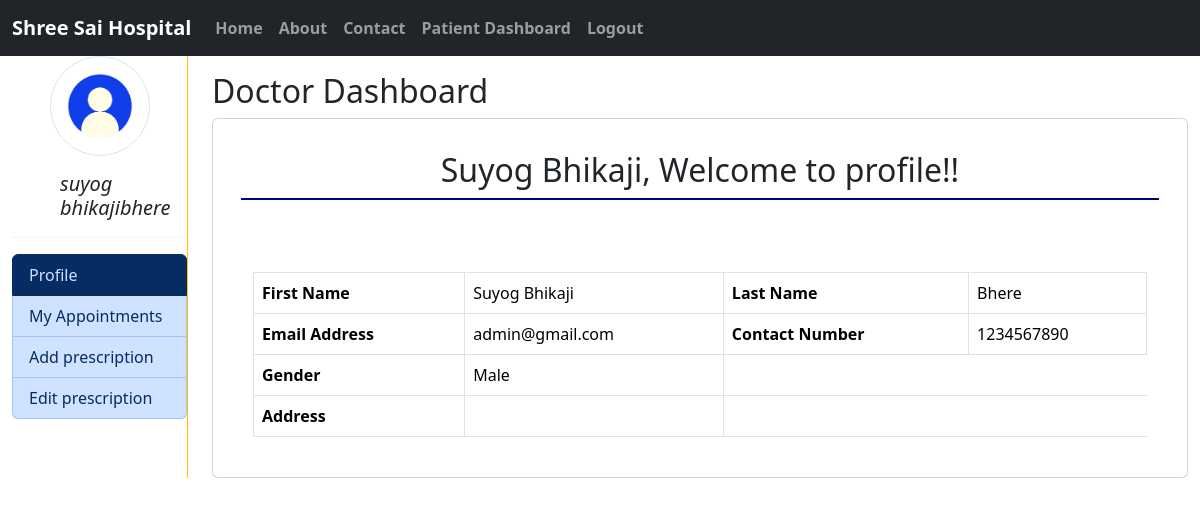
The app's page /hms_doctor/doctor_profile/ (signed in) with its own data.
### hms/models.py (models this page shows, shortened)
class User(AbstractBaseUser,PermissionsMixin):
    first_name= models.CharField(max_length=250)
    last_name= models.CharField(max_length=250)
    email= models.EmailField(unique=True)
    mobile= models.CharField(max_length=10)
    is_active=models.BooleanField(default=True)
    is_staff=models.BooleanField(default=False)
    is_patient=models.BooleanField(default=False)
    is_doctor=models.BooleanField(default=False)
    gender = models.CharField(choices=Gender_choice,max_length=100)
    USERNAME_FIELD = 'email'
    REQUIRED_FIELDS = ['mobile']
    object = CustomUserManager()

class Doctor(models.Model):
    user = models.OneToOneField(User, on_delete=models.CASCADE)
    D_ID = models.AutoField(primary_key=True)
    Department = models.ForeignKey(Department,on_delete=models.CASCADE,null=True)

### hms_doctor/views.py (the view)
# urls.py: path('doctor_profile/', views.Doctor_Profile,name='doctor_profile'),
def Doctor_Profile(request):
    try:
        doctor= Doctor.objects.get(user=request.user)
    except Doctor.DoesNotExist:
        doctor = None
    return render(request, 'hms_doctor/doctor_profile.html',locals())

### hms_doctor/templates/hms_doctor/doctor_profile.html (shortened to what this page needs)
{% extends 'hms_doctor/doctor_index.html' %}
{% load static %}
{% block doctor  %}
<div>
    <h2>Doctor Dashboard</h2>
    <div class="container card">
        <div class="card-body my-2 ">
            {% block DoctorHeading %}
            <h2 class="p-2 text-center" style="border-bottom: 2px solid navy;"> {{doctor.user.first_name}}, Welcome to profile!!</h2>
            {% endblock DoctorHeading %}
        <div class="container mt-5 table-responsive">
            <table class="table table-bordered">
                <tr>
                    <th> First Name</th>
                    <td>{{doctor.user.first_name}}</td>
                    <th> Last Name</th>
                    <td>{{doctor.user.last_name}}</td>
                </tr>
                <br>
                <tr>
                    <th> Email Address</th>
                    <td>{{doctor.user.email}}</td>
                    <th> Contact Number</th>
                    <td>{{doctor.user.mobile}}</td>
                </tr>
                <tr>
                    <th>Gender</th>
                    <td>{{doctor.user.gender}}</td>
                </tr>
                <tr>
                    <th>Address</th>
                    <td>{{doctor.Address}}</td>
                </tr>
            </table>
        </div>
        </div>
    </div>
</div>
{% endblock doctor %}

### hms_doctor/templates/hms_doctor/doctor_sidebar.html (shortened to what this page needs)
{% load static %}
<div class="border-end border-warning h-100">
    <center> <img src="{% static 'hms/images/patient_logo.jpg' %}" alt="wallpaper" width="100" class="img-thumbnail rounded-circle"></center>
    <h5 class="ps-5 mt-3"><em>{{request.user.first_name|lower}}{{request.user.last_name|lower}}</em></h5>
    <hr class="border">
    <div class="list-group">
        <a href="{% url 'doctor_profile' %}" class="list-group-item list-group-item-primary list-group-item-action  {% if request.path == '/hms_doctor/doctor_profile/' %} active {% endif %} ">Profile</a>
        <a href="{% url 'Doctor_My_Appointment' %}" class="list-group-item list-group-item-primary list-group-item-action {% if request.path == '/hms_doctor/My_Appointment/' %} active {% endif %} ">My Appointments</a>
        <a href="{% url 'Add_Prescription' %}" class="list-group-item list-group-item-primary list-group-item-action {% if request.path == '/hms_doctor/Add_Prescription/' %} active {% endif %} ">Add prescription</a>
        <a href="{% url 'Search_Edit_Prescription' %}" class="list-group-item list-group-item-primary list-group-item-action {% if request.path == '/hms_doctor/Search_Edit_Prescription/' %} active {% endif %} ">Edit prescription</a>
    </div>
</div>

### records on screen
User: user.first_name "suyog bhikaji", user.last_name "bhere"
Doctor: user.first_name "Suyog Bhikaji", user.last_name "Bhere", user.email "admin@gmail.com", user.mobile "1234567890", user.gender "Male"
